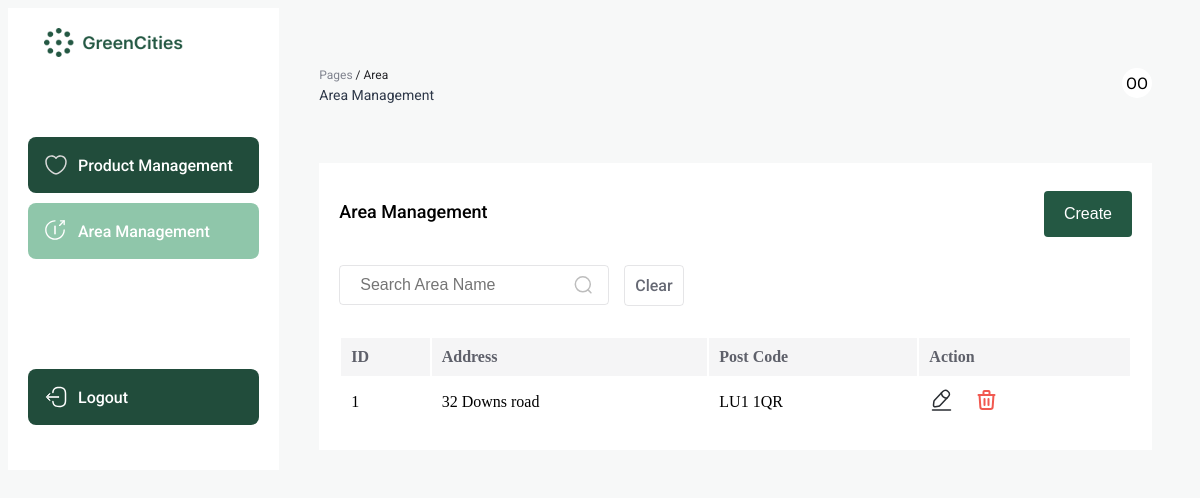
Page /area/index.php (signed in) on the committed database.
### tables this page shows
CREATE TABLE `area` (
  `id` int(11) NOT NULL,
  `address` text NOT NULL,
  `postcode` varchar(10) NOT NULL,
  `user_id` int(11) NOT NULL
);

### area/index.php (the view, shortened to what this page needs)
<?php
$servername = "localhost";
$username = "root";
$password = "";
$dbname = "Green Alliance";
$conn = new mysqli($servername, $username, $password, $dbname);
$areaListData = [];
$searchName = $_POST['searchName'];
if (isset($searchName) && strlen($searchName) > 0 && isset($_POST['search'])) {
    $areaListQuery = "SELECT * FROM area WHERE address LIKE '%$searchName%'";
    $areaListResult = $conn->query($areaListQuery);
} else  if (isset($_GET['delete'])) {
    $id = $_GET['delete'];
    mysqli_query($conn, "DELETE FROM area WHERE id='$id'");
    header("Location: index.php");
    exit;
}  else {
    $areaListQuery = "SELECT * FROM `area`";
    $areaListResult = $conn->query($areaListQuery);
}
if ($areaListResult->num_rows > 0) {
    while ($row = $areaListResult->fetch_assoc()) {
        $areaAddress = $row['address'];
        $areaPostCode = $row['postcode'];
        $areaId = $row['id'];
        $myMap = [
            "id" => $areaId,
            "postcode" => $areaPostCode,
            "address" => $areaAddress,
        ];
        $areaListData[] = $myMap;
    }
} else {
}
$templateData = array(
    "result" => $areaListData,
);
?>
<!DOCTYPE html>
<html lang="en">
<head>
</head>
<body>
    <div class="dashboard-container">
        <div class="sidebar">
            <img src="../images/banner.png" alt="logo" style="width: 200px; margin: 0 auto 70px; display: block;" />
            <?php
            if ($_SESSION['role'] === 'admin' || $_SESSION['role'] === 'council') {
                ?>
                <a href="../product/">
                    <div class="sidebar-item">
                        <p>Product Management</p>
                    </div>
                </a>
                <?php
            }
            ?>
            <?php
            if ($_SESSION['role'] === 'admin' || $_SESSION['role'] === 'council') {
                ?>
                <a href="../area/">
                    <div class="sidebar-item active-sidebar">
                        <p>Area Management</p>
                    </div>
                </a>
                <?php
            }
            ?>
            <a href="../logout.php">
                <div class="sidebar-item" style="margin: 100px 0 0;">
                    <p>Logout</p>
                </div>
            </a>
        </div>
        <div style="width: 100%;">
            <div style="margin: 60px 40px">
                <div style="display: flex; justify-content: space-between;">
                    <div>
                        <p style="color: #81848F; font-size: 12px; margin: 0 0 5px;">Pages <span
                                style="color: #242428;">/ Area</span></p>
                        <p style="color: #2D3748; font-size: 14px; margin: 0;">Area Management</p>
                    </div>
                    <div
                        style="border-radius: 50%; width: 30px; height: 30px; background: white; display: flex; align-items: center; justify-content: center;">
                        <p class="font-size: 20px; font-weight: 600;">
                            <?php echo strtoupper($_SESSION['name'][0]) . "" . strtoupper($_SESSION['last_name'][0]); ?>
                        </p>
                    </div>
                </div>
            </div>
            <div style="background: white; margin: 20px 40px; padding: 20px;">
                <a href="./create.php">
                    <div style="display: flex; justify-content: space-between;">
                        <p style="font-size: 18px; font-weight: 500; color: black;">Area Management</p>
                        <button class="submit-btn">Create</button>
                    </div>
                </a>
                <div style="display:flex; gap: 15px; margin: 20px 0 30px;">
                    <div class="search-container">
                        <form id="searchAreaName" method="post" action="">
                            <input placeholder="Search Area Name" class="search" , name="searchName" />
                            <button type="submit" , name="search" , value="search">
                            </button>
                        </form>
                    </div>
                    <a href="../area/">
                        <div class="filter">
                            <p>Clear</p>
                        </div>
                    </a>
                </div>
                <table class="table" style="width: 100%;">
                    <thead>
                        <tr style="background: #F5F5F6;">
                            <th scope="col" style="text-align: left">ID</th>
                            <th scope="col" style="text-align: left">Address</th>
                            <th scope="col" style="text-align: left">Post Code</th>
                            <th scope="col" style="text-align: left">Action</th>
                        </tr>
                    </thead>
                    <tbody>
                        <?php foreach ($templateData['result'] as $option): ?>
                            <tr>
                                <td><?php echo $option["id"]; ?></td>
                                <td><?php echo $option["address"]; ?></td>
                                <td><?php echo $option["postcode"]; ?></td>
                                <td>
                                    <div style="display: flex; gap: 20px;">
                                        <a href="update.php?update=<?php echo $option['id'] ?>">
                                        </a>
                                        <a href="index.php?delete=<?php echo $option['id']; ?>">
                                        </a>
                                    </div>
                                </td>
                            </tr>
                        <?php endforeach; ?>
                    </tbody>
                </table>
            </div>
        </div>
    </div>
</body>
</html>

### area/index.php (style rules this page uses)
p, span, a, label { font-family: "Roboto", sans-serif; }
body { background-color: #F7F8F8; height: 100vh; flex-direction: column; }
.sidebar { width: 300px; padding: 20px; flex-direction: column; display: flex; gap: 10px; background: white; }
.sidebar-item { display: flex; padding: 16px; border-radius: 8px; align-items: center; gap: 10px; background: #214C3B; text-decoration: none; }
.sidebar-item p { color: white; font-size: 16px; font-weight: 500; margin: 0; text-decoration: none; }
.active-sidebar { background: #8FC6AA; }
.dashboard-container { display: flex; }
.submit-btn { background-color: #245843; color: white; padding: 14px 20px; margin: 8px 0; border: none; border-radius: 4px; cursor: pointer; font-size: 16px; }
thead, tbody { width: 100%; border-radius: 6px; }
thead th { padding: 10px; color: #5E606A; }
thead tr { border-bottom: 1px solid #F5F5F6; }
tbody td { padding: 10px; }
.search { width: 270px; padding: 10px 20px; display: inline-block; border: 1px solid #5E606A29; border-radius: 4px; box-sizing: border-box; background: transparent; outline: none; font-size: 16px; }
.filter { display: flex; gap: 10px; align-content: center; padding: 10px; border: 1px solid #5E606A29; border-radius: 4px; }
.filter p { color: #666974; font-size: 16px; font-weight: 500; margin: 0; }
a { text-decoration: none; }
.search-container { position: relative; display: inline-block; }
.search-container button { position: absolute; top: 50%; right: 10px; transform: translateY(-50%); background-color: transparent; border: none; cursor: pointer; }

### rows in the picture
area: id "1", address "32 Downs road", postcode "LU1 1QR"

### other values in the picture
$_SESSION['name'][0] "O"
$_SESSION['last_name'][0] "O"
